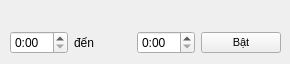
    <widget class="QWidget" name="tab">
     <attribute name="title">
      <string>quạt ngủ</string>
     </attribute>
     <widget class="QWidget" name="layoutWidget_4">
      <property name="geometry">
       <rect>
        <x>10</x>
        <y>30</y>
        <width>271</width>
        <height>25</height>
       </rect>
      </property>
      <layout class="QHBoxLayout" name="horizontalLayout_36">
       <item>
        <widget class="QTimeEdit" name="timeEdit_quat_1">
         <property name="currentSection">
          <enum>QDateTimeEdit::Section::HourSection</enum>
         </property>
         <property name="displayFormat">
          <string>h:mm</string>
         </property>
        </widget>
       </item>
       <item>
        <widget class="QLabel" name="label_15">
         <property name="text">
          <string>đến</string>
         </property>
        </widget>
       </item>
       <item>
        <widget class="QTimeEdit" name="timeEdit_quat_11">
         <property name="currentSection">
          <enum>QDateTimeEdit::Section::HourSection</enum>
         </property>
         <property name="displayFormat">
          <string>h:mm</string>
         </property>
        </widget>
       </item>
       <item>
        <widget class="QPushButton" name="pushButton_autoQuat">
         <property name="maximumSize">
          <size>
           <width>80</width>
           <height>16777215</height>
          </size>
         </property>
         <property name="font">
          <font>
           <pointsize>8</pointsize>
          </font>
         </property>
         <property name="text">
          <string>Bật</string>
         </property>
        </widget>
       </item>
      </layout>
     </widget>
    </widget>
